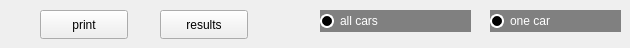
      <widget class="QWidget" name="tab_14">
       <attribute name="title">
        <string>Revenues</string>
       </attribute>
       <widget class="QPushButton" name="pushButton_9">
        <property name="geometry">
         <rect>
          <x>160</x>
          <y>10</y>
          <width>88</width>
          <height>29</height>
         </rect>
        </property>
        <property name="text">
         <string>results</string>
        </property>
       </widget>
       <widget class="QPushButton" name="pushButton_10">
        <property name="geometry">
         <rect>
          <x>40</x>
          <y>10</y>
          <width>88</width>
          <height>29</height>
         </rect>
        </property>
        <property name="text">
         <string>print</string>
        </property>
       </widget>
       <widget class="QRadioButton" name="radioButton_9">
        <property name="geometry">
         <rect>
          <x>320</x>
          <y>10</y>
          <width>151</width>
          <height>22</height>
         </rect>
        </property>
        <property name="styleSheet">
         <string notr="true">QRadioButton {
    background-color : gray;
	color : white
}

QRadioButton::indicator {
	width : 10px;
	height : 10px;
	border-radius : 7px;   
}

QRadioButton::indicator:unchecked {
    background-color : black;
    border: 2px solid white;
}

QRadioButton::indicator:checked {
	background-color : white;
    border: 2px solid white;
}
</string>
        </property>
        <property name="text">
         <string>all cars</string>
        </property>
       </widget>
       <widget class="QRadioButton" name="radioButton_10">
        <property name="geometry">
         <rect>
          <x>490</x>
          <y>10</y>
          <width>131</width>
          <height>22</height>
         </rect>
        </property>
        <property name="styleSheet">
         <string notr="true">QRadioButton {
    background-color : gray;
	color : white
}

QRadioButton::indicator {
	width : 10px;
	height : 10px;
	border-radius : 7px;   
}

QRadioButton::indicator:unchecked {
    background-color : black;
    border: 2px solid white;
}

QRadioButton::indicator:checked {
	background-color : white;
    border: 2px solid white;
}
</string>
        </property>
        <property name="text">
         <string>one car</string>
        </property>
       </widget>
      </widget>
